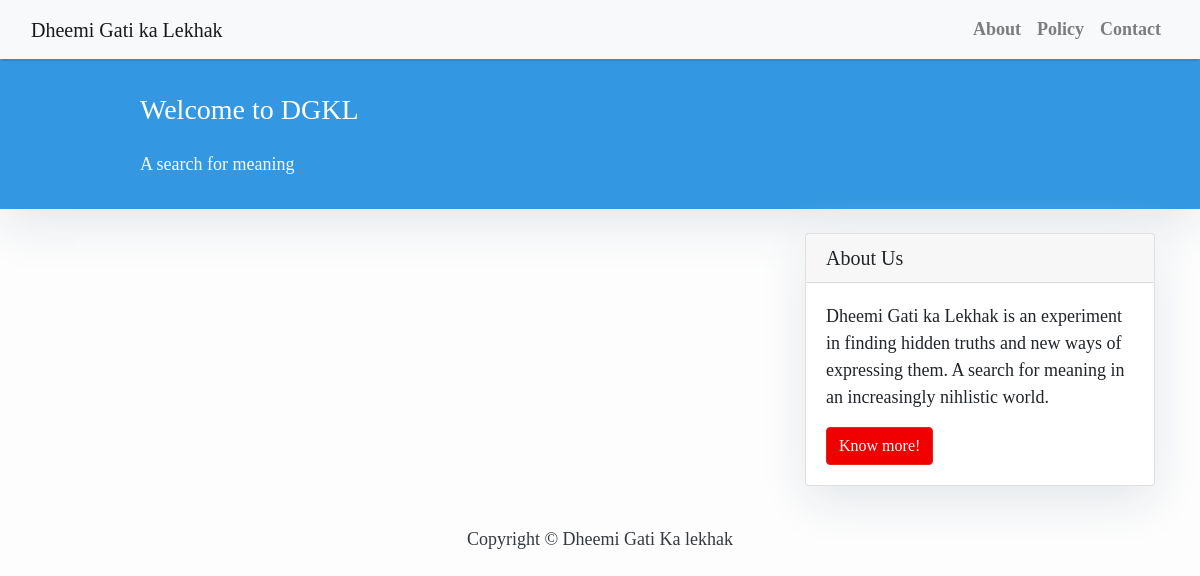
Before: / with the older database file.
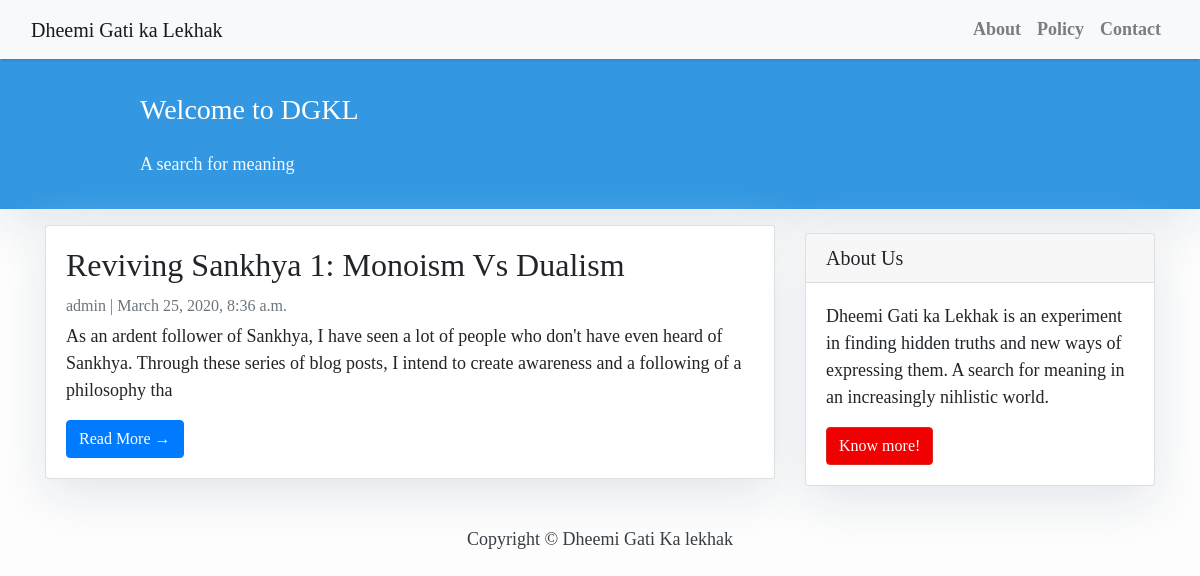
After: the same page with the newer database file.
### DGKLIN/models.py (models this page shows, shortened)
class Post(models.Model):
    title=models.CharField(max_length=200, unique=True)
    slug=models.SlugField(max_length=200, unique=True)
    author=models.ForeignKey(User, on_delete=models.CASCADE,related_name='blog_posts')
    updated_on=models.DateTimeField(auto_now=True)
    content=models.TextField()
    created_on=models.DateTimeField(auto_now=True)
    status=models.IntegerField(choices=STATUS,default=0)
    class Meta:
        ordering =['-created_on']

### DGKLIN/views.py (the view)
# urls.py: path('',views.PostList.as_view(),name='home'),
class PostList(generic.ListView):
    queryset=Post.objects.filter(status=1).order_by('-created_on')
    template_name='index.html'

### templates/index.html (shortened to what this page needs)
{% extends "base.html" %}
{% block content %}
<header class="masthead">
    <div class="container">
        <div class="row">
            <div class=" col-md-8 col-md-10 mx-auto">
                <div class="site-heading">
                    <h3 class=" site-heading my-4 mt-3 text-white"> Welcome to DGKL </h3>
                    <p class="text-light">A search for meaning &nbsp
                    </p>
                </div>
            </div>
        </div>
    </div>
</header>
<div class="container">
    <div class="row">
        <div class="col-md-8 mt-3 left">
            {% for post in post_list %}
            <div class="card mb-4">
                <div class="card-body">
                    <h2 class="card-title">{{ post.title }}</h2>
                    <p class="card-text text-muted h6">{{ post.author }} | {{ post.created_on}} </p>
                    <p class="card-text">{{post.content|slice:":200" }}</p>
                    <a href="{% url 'post_detail' post.slug  %}" class="btn btn-primary">Read More &rarr;</a>
                </div>
            </div>
            {% endfor %}
        </div>
        {% block sidebar %} {% include 'sidebar.html' %} {% endblock sidebar %}
    </div>
</div>
{%endblock%}

### templates/base.html (shortened to what this page needs)
<!DOCTYPE html>
<html>
<head>
    <link rel="stylesheet" href="https://maxcdn.bootstrapcdn.com/bootstrap/4.0.0/css/bootstrap.min.css"
 />
</head>
<body>
    <nav class="navbar navbar-expand-lg navbar-light bg-light shadow" id="mainNav">
        <div class="container-fluid">
            <a class="navbar-brand" href="{% url 'home' %}">Dheemi Gati ka Lekhak</a>
            <div class="collapse navbar-collapse" id="navbarResponsive">
                <ul class="navbar-nav ml-auto">
                    <li class="nav-item text-black">
                        <a class="nav-link text-black font-weight-bold" href="#">About</a>
                    </li>
                    <li class="nav-item text-black">
                        <a class="nav-link text-black font-weight-bold" href="#">Policy</a>
                    </li>
                    <li class="nav-item text-black">
                        <a class="nav-link text-black font-weight-bold" href="#">Contact</a>
                    </li>
                </ul>
            </div>
        </div>
    </nav>
    {% block content %}
    {% endblock content %}
    <footer class="py-3 bg-grey">
        <p class="m-0 text-dark text-center ">Copyright &copy; Dheemi Gati Ka lekhak</p>
    </footer>
</body>
</html>

### templates/sidebar.html (shortened to what this page needs)
    {% block sidebar %}
<div class="col-md-4 float-right ">
<div class="card my-4">
        <h5 class="card-header">About Us</h5>
    <div class="card-body">
        <p class="card-text">
            Dheemi Gati ka Lekhak is an experiment in finding hidden truths and new ways of expressing them. A search
            for meaning in an increasingly nihlistic world.
        </p>
        <a href=""
           class="btn btn-danger">Know more!</a>
    </div>
</div>
</div>
{% endblock sidebar %}

### templates/base.html (style rules this page uses)
body { font-family:"Butler_Ultra_Light_Stencil" ; src: local('Butler_Ultra_Light_Stencil'), url("Fonts/Butler_Ultra_Light_Stencil.otf") format("opentype"); font-size: 17px; background-color: #fdfdfd; }
.shadow { box-shadow: 0 4px 2px -2px rgba(0, 0, 0, 0.1); }
.btn-danger { color: #fff; background-color: #f00000; border-color: #dc281e; }
.masthead { background: #3398E1; height: auto; padding-bottom: 15px; box-shadow: 0 16px 48px #E3E7EB; padding-top: 10px; }

### templates/index.html (style rules this page uses)
body { font-family:"Butler_ExtraBold_Stencil" ; src: local('Butler_ExtraBold_Stencil'), url("Fonts/Butler_ExtraBold_Stencil.otf") format("opentype"); font-size: 18px; background-color: #fdfdfd; }
.card { box-shadow: 0 16px 48px #E3E7EB; }

### templates/sidebar.html (style rules this page uses)
.card { box-shadow: 0 16px 48px #E3E7EB; }

Changed rows visible on the page:
added Post: title "Reviving Sankhya 1: Monoism Vs Dualism", author "admin", created_on "March 25, 2020, 8:36 a.m.", content "As an ardent follower of Sankhya, I have seen a lot of people who don't have even heard of Sankhya. Through these series of blog posts, I intend to create awareness and a following of a philosophy tha"
